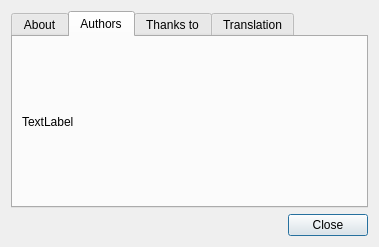
<?xml version="1.0" encoding="UTF-8"?>
<ui version="4.0">
 <class>aboutWindow</class>
 <widget class="QDialog" name="aboutWindow">
  <property name="geometry">
   <rect>
    <x>0</x>
    <y>0</y>
    <width>379</width>
    <height>247</height>
   </rect>
  </property>
  <property name="windowTitle">
   <string>Dialog</string>
  </property>
  <layout class="QVBoxLayout" name="verticalLayout">
   <item>
    <widget class="QTabWidget" name="tabWidget">
     <property name="currentIndex">
      <number>1</number>
     </property>
     <widget class="QWidget" name="tab">
      <attribute name="title">
       <string>About</string>
      </attribute>
      <layout class="QVBoxLayout" name="verticalLayout_2">
       <item>
        <widget class="QLabel" name="label">
         <property name="text">
          <string>Program for simulating computer networks.

(C) 2009 Semenov Pavel and Omilaeva Anastasia

</string>
         </property>
        </widget>
       </item>
      </layout>
     </widget>
     <widget class="QWidget" name="tab_2">
      <attribute name="title">
       <string>Authors</string>
      </attribute>
      <layout class="QVBoxLayout" name="verticalLayout_3">
       <item>
        <widget class="QLabel" name="label_2">
         <property name="text">
          <string>TextLabel</string>
         </property>
        </widget>
       </item>
      </layout>
     </widget>
     <widget class="QWidget" name="tab_3">
      <attribute name="title">
       <string>Thanks to</string>
      </attribute>
     </widget>
     <widget class="QWidget" name="tab_4">
      <attribute name="title">
       <string>Translation</string>
      </attribute>
     </widget>
    </widget>
   </item>
   <item>
    <layout class="QHBoxLayout" name="horizontalLayout">
     <item>
      <spacer name="horizontalSpacer">
       <property name="orientation">
        <enum>Qt::Horizontal</enum>
       </property>
       <property name="sizeHint" stdset="0">
        <size>
         <width>40</width>
         <height>20</height>
        </size>
       </property>
      </spacer>
     </item>
     <item>
      <widget class="QPushButton" name="Close">
       <property name="text">
        <string>Close</string>
       </property>
       <property name="icon">
        <iconset>
         <normaloff>:/im/images/not.png</normaloff>:/im/images/not.png</iconset>
       </property>
      </widget>
     </item>
    </layout>
   </item>
  </layout>
 </widget>
 <resources/>
 <connections>
  <connection>
   <sender>Close</sender>
   <signal>clicked()</signal>
   <receiver>aboutWindow</receiver>
   <slot>accept()</slot>
   <hints>
    <hint type="sourcelabel">
     <x>317</x>
     <y>304</y>
    </hint>
    <hint type="destinationlabel">
     <x>144</x>
     <y>286</y>
    </hint>
   </hints>
  </connection>
 </connections>
</ui>
